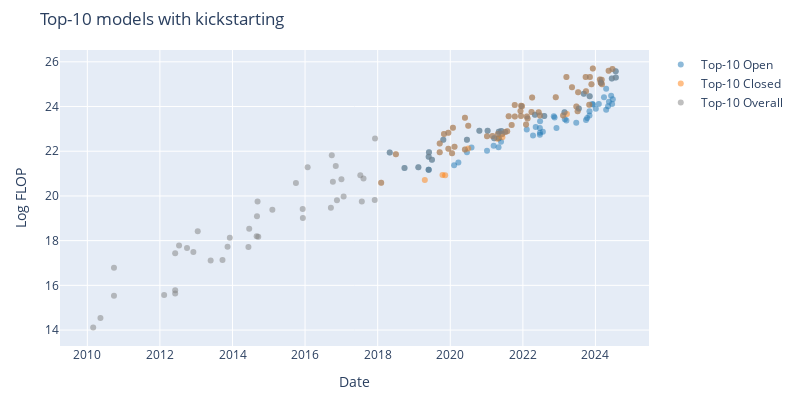

The notebook cell saved with this chart:
### Code cell
open_df = df_filtered[df_filtered['category'] == 'Open']
closed_df = df_filtered[df_filtered['category'] == 'Closed']
recent_top_models_df = top_models_df[top_models_df['date'] > pd.to_datetime('2010-01-01')]

fig = go.Figure()

fig.add_trace(go.Scatter(
    x=open_df['date'],
    y=open_df['log_flop'],
    mode='markers',
    marker=dict(color=colors['open'], opacity=0.5),
    text=open_df['System'],
    hoverinfo='text',
    name=f'Top-{top_n} Open'
))

fig.add_trace(go.Scatter(
    x=closed_df['date'],
    y=closed_df['log_flop'],
    mode='markers',
    marker=dict(color=colors['closed'], opacity=0.5),
    text=closed_df['System'],
    hoverinfo='text',
    name=f'Top-{top_n} Closed'
))

fig.add_trace(go.Scatter(
    x=recent_top_models_df['date'],
    y=recent_top_models_df['log_flop'],
    mode='markers',
    marker=dict(color='grey', opacity=0.5),
    text=recent_top_models_df['System'],
    hoverinfo='text',
    name=f'Top-{top_n} Overall'
))

fig.update_layout(
    width=800,
    height=400,
    xaxis_title='Date',
    yaxis_title='Log FLOP',
    title=f'Top-{top_n} models with kickstarting',
    margin=dict(t=50, l=60, r=60, b=50),
)

# save_plot(fig, results_dir, f'top_{top_n}_models_without_kickstarting')

fig.show()

### Figure 1 — Plotly figure (JSON) as saved in the notebook; plotly's stock layout.template omitted (floating-point values rounded to 4 significant figures)
{"data": [{"hoverinfo": "text", "marker": {"color": "#1f77b4", "opacity": 0.5}, "mode": "markers", "name": "Top-10 Open", "text": ["ResNeXt-101 32x48d", "BigGAN-deep 512x512", "GPT-2 (1.5B)", "MnasNet-A1 + SSDLite", "MnasNet-A3", "Grover-Mega", "XLNet", "RoBERTa Large", "T5-11B", "ALBERT-xxlarge", "ELECTRA", "iGPT-XL", "iGPT-L", "mBART-50", "mT5-XXL", "CLIP (ViT L/14@336px)", "Switch", "ResNet-RS", "GLM-10B", "GPT-J-6B", "ProtBERT-BFD", "ProtT5-XXL", "ProtT5-XXL-BFD", "CogView", "ByT5-XXL", "GPT-NeoX-20B", "Stable Diffusion (LDM-KL-8-G)", "OPT-175B", "UL2", "OPT-30B", "OPT-66B", "CodeGeeX", "YaLM", "ESM2-15B", "GLM-130B", "BLOOM-176B", "Galactica", "Whisper v2", "LLaMA-65B", "LLaMA-33B", "Falcon-40B", "MPT-30B (base)", "Llama 2-70B", "Falcon-180B", "Qwen-14B", "CodeFuse-13B", "DeepSeek Coder 33B", "Yi-34B", "Grok-1", "Qwen-72B", "XVERSE-65B-2", "DeepSeek LLM 67B", "Qwen1.5 72B", "DBRX", "Llama 3-8B", "Llama 3-70B", "DeepSeek-V2", "Chameleon-34B", "Qwen2-72B", "Nemotron-4 340B", "DeepSeek-Coder-V2 236B", "Gemma 2 27B", "Llama 3.1-405B", "Mistral Large 2"], "type": "scatter", "x": ["2018-05-02T00:00:00", "2018-09-28T00:00:00", "2019-02-14T00:00:00", "2019-05-29T00:00:00", "2019-05-29T00:00:00", "2019-05-29T00:00:00", "2019-06-01T00:00:00", "2019-07-01T00:00:00", "2019-10-23T00:00:00", "2020-02-09T00:00:00", "2020-03-23T00:00:00", "2020-06-17T00:00:00", "2020-06-17T00:00:00", "2020-08-02T00:00:00", "2020-10-20T00:00:00", "2021-01-05T00:00:00", "2021-01-11T00:00:00", "2021-03-13T00:00:00", "2021-03-18T00:00:00", "2021-05-01T00:00:00", "2021-05-04T00:00:00", "2021-05-04T00:00:00", "2021-05-04T00:00:00", "2021-05-26T00:00:00", "2021-05-28T00:00:00", "2022-02-09T00:00:00", "2022-04-13T00:00:00", "2022-05-02T00:00:00", "2022-05-10T00:00:00", "2022-06-21T00:00:00", "2022-06-21T00:00:00", "2022-06-22T00:00:00", "2022-06-23T00:00:00", "2022-07-21T00:00:00", "2022-08-04T00:00:00", "2022-11-08T00:00:00", "2022-11-16T00:00:00", "2022-12-05T00:00:00", "2023-02-24T00:00:00", "2023-02-27T00:00:00", "2023-03-15T00:00:00", "2023-06-22T00:00:00", "2023-07-18T00:00:00", "2023-09-06T00:00:00", "2023-09-28T00:00:00", "2023-10-10T00:00:00", "2023-11-02T00:00:00", "2023-11-02T00:00:00", "2023-11-04T00:00:00", "2023-11-30T00:00:00", "2023-12-08T00:00:00", "2024-01-05T00:00:00", "2024-02-04T00:00:00", "2024-03-27T00:00:00", "2024-04-18T00:00:00", "2024-04-18T00:00:00", "2024-05-07T00:00:00", "2024-05-16T00:00:00", "2024-06-07T00:00:00", "2024-06-14T00:00:00", "2024-06-17T00:00:00", "2024-06-24T00:00:00", "2024-07-23T00:00:00", "2024-07-24T00:00:00"], "y": [21.94, 21.26, 21.28, 21.18, 21.18, 21.76, 21.95, 21.62, 22.52, 21.38, 21.49, 22.52, 21.95, 22.16, 22.91, 22.02, 22.91, 22.25, 22.58, 22.18, 22.59, 22.87, 22.57, 22.43, 22.91, 22.97, 22.7, 23.63, 23.08, 22.73, 23.04, 22.82, 23.34, 22.87, 23.58, 23.56, 23.51, 23.04, 23.74, 23.44, 23.38, 23.28, 23.91, 24.58, 23.4, 23.49, 23.6, 23.79, 24.46, 24.11, 24.1, 23.91, 24.11, 24.41, 23.86, 24.8, 24.01, 24.22, 24.48, 25.26, 24.11, 24.32, 25.58, 25.3]}, {"hoverinfo": "text", "marker": {"color": "#ff7f0e", "opacity": 0.5}, "mode": "markers", "name": "Top-10 Closed", "text": ["AmoebaNet-A (F=448)", "FTW", "BERT-Large-CAS (PTB+WT2+WT103)", "Megatron-LM (8.3B)", "Megatron-BERT", "Rubik's cube ADR robot", "AlphaStar", "Noisy Student (L2)", "OpenAI Five Rerun", "OpenAI Five", "ContextNet + Noisy Student", "Meena", "Turing-NLG", "GPT3-6.7B (rerun of original)", "GPT-3 175B (davinci)", "GShard (600B)", "GShard (dense)", "DALL-E", "Meta Pseudo Labels", "PLUG", "PanGu-α", "ViT-G/14", "CoAtNet", "Codex", "GOAT", "Jurassic-1-Jumbo", "HyperCLOVA 82B", "Megatron-Turing NLG 530B", "Yuan 1.0", "Gopher (280B)", "GLaM", "EXAONE 1.0", "ERNIE 3.0 Titan", "AlphaCode", "LaMDA", "ST-MoE", "Chinchilla", "PaLM (540B)", "BIG-G 137B", "Parti", "GPT-3.5 (text-davinci-003)", "ViT-22B", "GPT-4", "PanGu-Σ", "PaLM 2", "Inflection-1", "xTrimoPGLM -100B", "Claude 2", "GPT-4V", "Amazon Titan", "Mi:dm 200B", "GPT-4 Turbo", "Inflection-2", "Gemini 1.0 Ultra", "Gemini 1.5 Pro", "MegaScale (Production)", "Mistral Large", "Claude 3 Opus", "Inflection-2.5", "GPT-4o", "Claude 3.5 Sonnet"], "type": "scatter", "x": ["2018-02-05T00:00:00", "2018-07-03T00:00:00", "2019-04-20T00:00:00", "2019-09-17T00:00:00", "2019-09-17T00:00:00", "2019-10-15T00:00:00", "2019-10-30T00:00:00", "2019-11-11T00:00:00", "2019-12-13T00:00:00", "2019-12-13T00:00:00", "2020-01-19T00:00:00", "2020-01-28T00:00:00", "2020-02-13T00:00:00", "2020-05-28T00:00:00", "2020-05-28T00:00:00", "2020-06-30T00:00:00", "2020-06-30T00:00:00", "2021-01-05T00:00:00", "2021-03-01T00:00:00", "2021-04-19T00:00:00", "2021-04-25T00:00:00", "2021-06-08T00:00:00", "2021-06-09T00:00:00", "2021-07-07T00:00:00", "2021-07-27T00:00:00", "2021-08-11T00:00:00", "2021-09-10T00:00:00", "2021-10-11T00:00:00", "2021-10-12T00:00:00", "2021-12-08T00:00:00", "2021-12-13T00:00:00", "2021-12-14T00:00:00", "2021-12-23T00:00:00", "2022-02-02T00:00:00", "2022-02-10T00:00:00", "2022-02-17T00:00:00", "2022-03-29T00:00:00", "2022-04-04T00:00:00", "2022-06-09T00:00:00", "2022-06-22T00:00:00", "2022-11-28T00:00:00", "2023-02-10T00:00:00", "2023-03-15T00:00:00", "2023-03-20T00:00:00", "2023-05-10T00:00:00", "2023-06-23T00:00:00", "2023-07-06T00:00:00", "2023-07-11T00:00:00", "2023-09-25T00:00:00", "2023-09-28T00:00:00", "2023-10-31T00:00:00", "2023-11-06T00:00:00", "2023-11-22T00:00:00", "2023-12-06T00:00:00", "2024-02-15T00:00:00", "2024-02-23T00:00:00", "2024-02-26T00:00:00", "2024-03-04T00:00:00", "2024-03-07T00:00:00", "2024-05-13T00:00:00", "2024-06-20T00:00:00"], "y": [20.59, 21.86, 20.72, 21.96, 22.34, 20.93, 22.77, 20.93, 22.11, 22.83, 21.91, 23.05, 22.2, 22.08, 23.5, 22.12, 23.14, 22.67, 22.68, 22.56, 22.77, 22.77, 22.63, 22.87, 22.89, 23.57, 23.17, 24.07, 23.55, 23.8, 23.57, 24.03, 24.02, 23.2, 23.55, 23.46, 23.76, 24.4, 23.75, 23.6, 24.41, 23.6, 25.32, 23.67, 24.87, 24.0, 23.79, 24.64, 25.32, 24.68, 24.08, 25.32, 25.0, 25.7, 25.2, 25.08, 25.05, 25.2, 25.0, 25.6, 25.67]}, {"hoverinfo": "text", "marker": {"color": "grey", "opacity": 0.5}, "mode": "markers", "name": "Top-10 Overall", "text": ["6-layer MLP (MNIST)", "Feedforward NN", "KN5 LM + RNN 400/10 (WSJ)", "RNN 500/10 + RT09 LM (NIST RT05)", "MCDNN (MNIST)", "Dropout (ImageNet)", "Dropout (CIFAR)", "Dropout (MNIST)", "Unsupervised High-level Feature Learner", "AlexNet", "DistBelief Speech", "DistBelief NNLM", "ReLU-Speech", "Mitosis", "Visualizing CNNs", "TransE", "GANs", "SPPNet", "RNNsearch-50*", "VGG16", "Seq2Seq LSTM", "GoogLeNet / InceptionV1", "MSRA (C, PReLU)", "AlphaGo Fan", "DeepSpeech2 (English)", "ResNet-152 (ImageNet)", "AlphaGo Lee", "ResNet-200", "GNMT", "Xception", "NASv3 (CIFAR-10)", "PolyNet", "Libratus", "MoE-Multi", "JFT", "ConvS2S (ensemble of 8 models)", "OpenAI TI7 DOTA 1v1", "PNASNet-5", "AlphaZero", "AmoebaNet-A (F=448)", "ResNeXt-101 32x48d", "FTW", "BigGAN-deep 512x512", "GPT-2 (1.5B)", "MnasNet-A1 + SSDLite", "Grover-Mega", "XLNet", "RoBERTa Large", "Megatron-BERT", "Megatron-LM (8.3B)", "T5-11B", "AlphaStar", "OpenAI Five Rerun", "OpenAI Five", "ContextNet + Noisy Student", "Meena", "Turing-NLG", "GPT-3 175B (davinci)", "GPT3-6.7B (rerun of original)", "iGPT-XL", "GShard (dense)", "mT5-XXL", "DALL-E", "Switch", "Meta Pseudo Labels", "GLM-10B", "PanGu-α", "ProtT5-XXL", "ByT5-XXL", "ViT-G/14", "Codex", "GOAT", "Jurassic-1-Jumbo", "HyperCLOVA 82B", "Megatron-Turing NLG 530B", "Yuan 1.0", "Gopher (280B)", "GLaM", "EXAONE 1.0", "ERNIE 3.0 Titan", "AlphaCode", "LaMDA", "ST-MoE", "Chinchilla", "PaLM (540B)", "OPT-175B", "BIG-G 137B", "Parti", "GLM-130B", "GPT-3.5 (text-davinci-003)", "ViT-22B", "LLaMA-65B", "GPT-4", "PaLM 2", "Inflection-1", "xTrimoPGLM -100B", "Claude 2", "Llama 2-70B", "Falcon-180B", "GPT-4V", "Amazon Titan", "Mi:dm 200B", "Grok-1", "GPT-4 Turbo", "Inflection-2", "Gemini 1.0 Ultra", "Gemini 1.5 Pro", "MegaScale (Production)", "Mistral Large", "Claude 3 Opus", "Inflection-2.5", "GPT-4o", "Nemotron-4 340B", "Claude 3.5 Sonnet", "Llama 3.1-405B", "Mistral Large 2"], "type": "scatter", "x": ["2010-03-01T00:00:00", "2010-05-13T00:00:00", "2010-09-26T00:00:00", "2010-09-26T00:00:00", "2012-02-13T00:00:00", "2012-06-03T00:00:00", "2012-06-03T00:00:00", "2012-06-03T00:00:00", "2012-07-12T00:00:00", "2012-09-30T00:00:00", "2012-12-03T00:00:00", "2013-01-16T00:00:00", "2013-05-26T00:00:00", "2013-09-22T00:00:00", "2013-11-12T00:00:00", "2013-12-05T00:00:00", "2014-06-10T00:00:00", "2014-06-18T00:00:00", "2014-09-01T00:00:00", "2014-09-04T00:00:00", "2014-09-10T00:00:00", "2014-09-17T00:00:00", "2015-02-06T00:00:00", "2015-10-01T00:00:00", "2015-12-08T00:00:00", "2015-12-10T00:00:00", "2016-01-27T00:00:00", "2016-09-17T00:00:00", "2016-09-26T00:00:00", "2016-10-07T00:00:00", "2016-11-05T00:00:00", "2016-11-17T00:00:00", "2017-01-01T00:00:00", "2017-01-23T00:00:00", "2017-07-10T00:00:00", "2017-07-25T00:00:00", "2017-08-11T00:00:00", "2017-12-02T00:00:00", "2017-12-05T00:00:00", "2018-02-05T00:00:00", "2018-05-02T00:00:00", "2018-07-03T00:00:00", "2018-09-28T00:00:00", "2019-02-14T00:00:00", "2019-05-29T00:00:00", "2019-05-29T00:00:00", "2019-06-01T00:00:00", "2019-07-01T00:00:00", "2019-09-17T00:00:00", "2019-09-17T00:00:00", "2019-10-23T00:00:00", "2019-10-30T00:00:00", "2019-12-13T00:00:00", "2019-12-13T00:00:00", "2020-01-19T00:00:00", "2020-01-28T00:00:00", "2020-02-13T00:00:00", "2020-05-28T00:00:00", "2020-05-28T00:00:00", "2020-06-17T00:00:00", "2020-06-30T00:00:00", "2020-10-20T00:00:00", "2021-01-05T00:00:00", "2021-01-11T00:00:00", "2021-03-01T00:00:00", "2021-03-18T00:00:00", "2021-04-25T00:00:00", "2021-05-04T00:00:00", "2021-05-28T00:00:00", "2021-06-08T00:00:00", "2021-07-07T00:00:00", "2021-07-27T00:00:00", "2021-08-11T00:00:00", "2021-09-10T00:00:00", "2021-10-11T00:00:00", "2021-10-12T00:00:00", "2021-12-08T00:00:00", "2021-12-13T00:00:00", "2021-12-14T00:00:00", "2021-12-23T00:00:00", "2022-02-02T00:00:00", "2022-02-10T00:00:00", "2022-02-17T00:00:00", "2022-03-29T00:00:00", "2022-04-04T00:00:00", "2022-05-02T00:00:00", "2022-06-09T00:00:00", "2022-06-22T00:00:00", "2022-08-04T00:00:00", "2022-11-28T00:00:00", "2023-02-10T00:00:00", "2023-02-24T00:00:00", "2023-03-15T00:00:00", "2023-05-10T00:00:00", "2023-06-23T00:00:00", "2023-07-06T00:00:00", "2023-07-11T00:00:00", "2023-07-18T00:00:00", "2023-09-06T00:00:00", "2023-09-25T00:00:00", "2023-09-28T00:00:00", "2023-10-31T00:00:00", "2023-11-04T00:00:00", "2023-11-06T00:00:00", "2023-11-22T00:00:00", "2023-12-06T00:00:00", "2024-02-15T00:00:00", "2024-02-23T00:00:00", "2024-02-26T00:00:00", "2024-03-04T00:00:00", "2024-03-07T00:00:00", "2024-05-13T00:00:00", "2024-06-14T00:00:00", "2024-06-20T00:00:00", "2024-07-23T00:00:00", "2024-07-24T00:00:00"], "y": [14.12, 14.54, 16.79, 15.53, 15.57, 17.44, 15.63, 15.78, 17.78, 17.67, 17.49, 18.42, 17.11, 17.14, 17.73, 18.13, 17.71, 18.53, 18.19, 19.09, 19.75, 18.18, 19.38, 20.58, 19.41, 19.02, 21.28, 19.47, 21.82, 20.64, 21.34, 19.81, 20.74, 19.97, 20.93, 19.75, 20.78, 19.82, 22.56, 20.59, 21.94, 21.86, 21.26, 21.28, 21.18, 21.76, 21.95, 21.62, 22.34, 21.96, 22.52, 22.77, 22.11, 22.83, 21.91, 23.05, 22.2, 23.5, 22.08, 22.52, 23.14, 22.91, 22.67, 22.91, 22.68, 22.58, 22.77, 22.87, 22.91, 22.77, 22.87, 22.89, 23.57, 23.17, 24.07, 23.55, 23.8, 23.57, 24.03, 24.02, 23.2, 23.55, 23.46, 23.76, 24.4, 23.63, 23.75, 23.6, 23.58, 24.41, 23.6, 23.74, 25.32, 24.87, 24.0, 23.79, 24.64, 23.91, 24.58, 25.32, 24.68, 24.08, 24.46, 25.32, 25.0, 25.7, 25.2, 25.08, 25.05, 25.2, 25.0, 25.6, 25.26, 25.67, 25.58, 25.3]}], "layout": {"height": 400, "margin": {"b": 50, "l": 60, "r": 60, "t": 50}, "title": {"text": "Top-10 models with kickstarting"}, "width": 800, "xaxis": {"title": {"text": "Date"}}, "yaxis": {"title": {"text": "Log FLOP"}}}}
